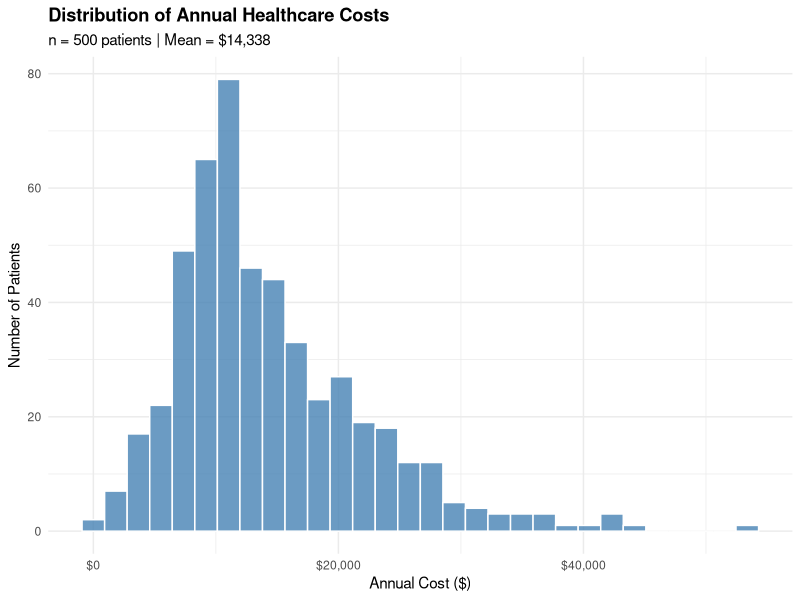
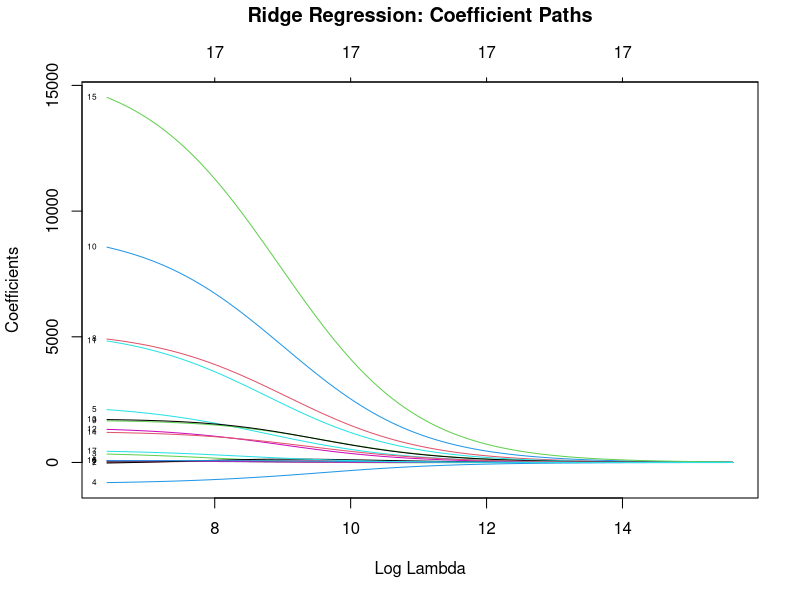
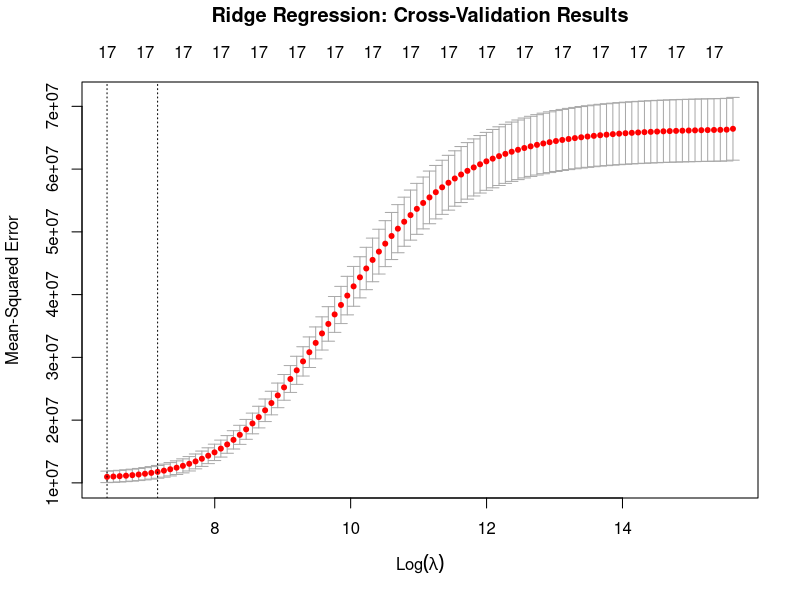
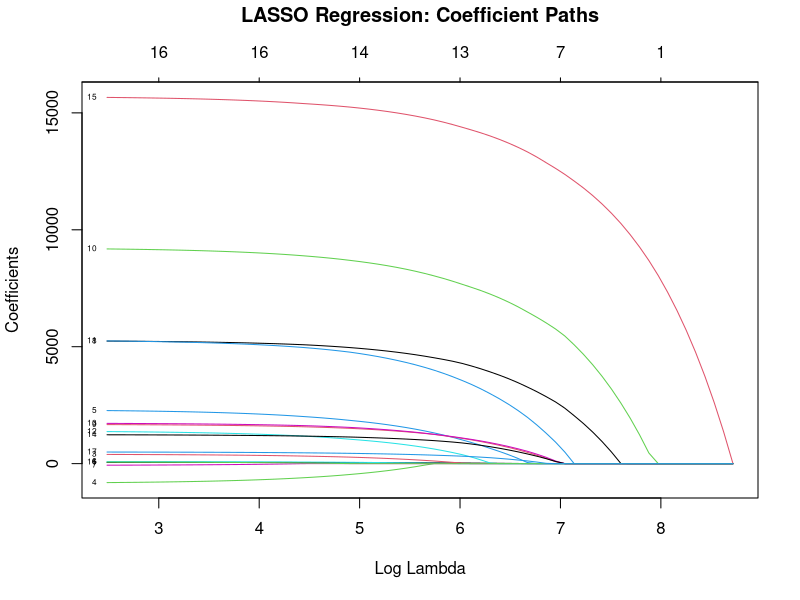
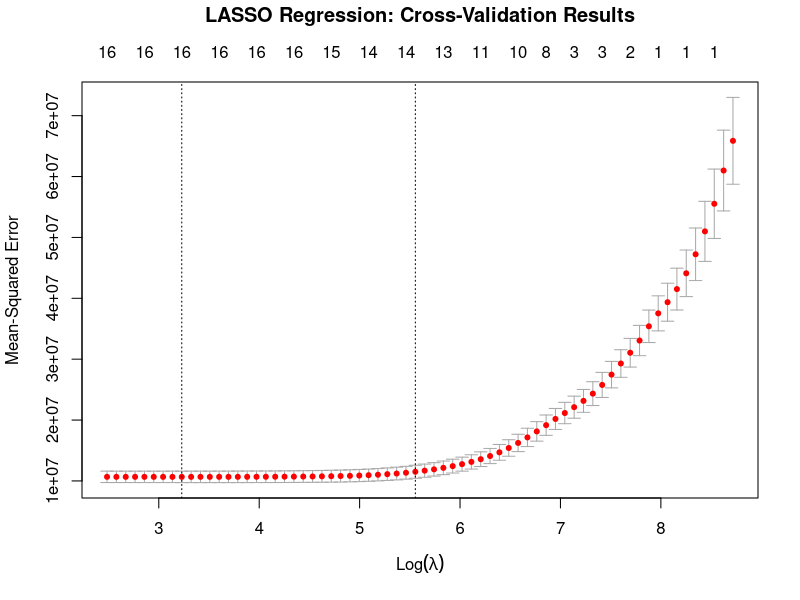
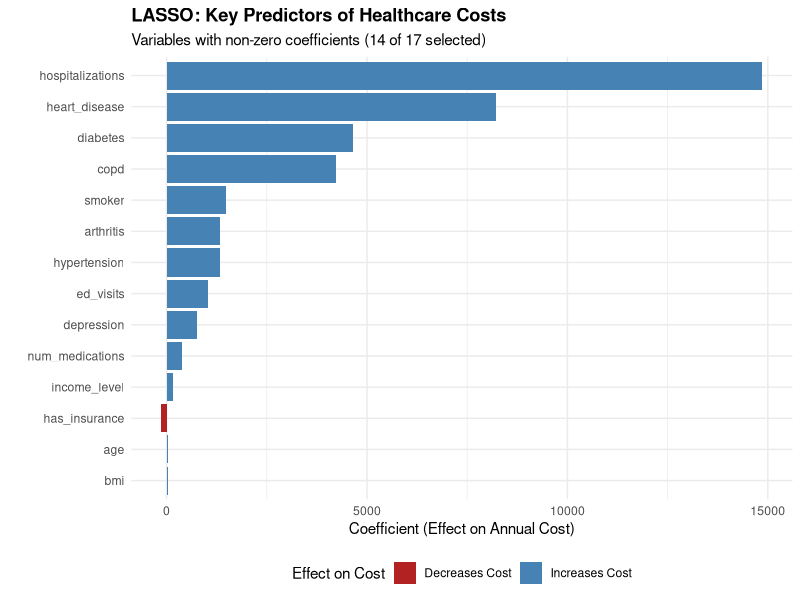
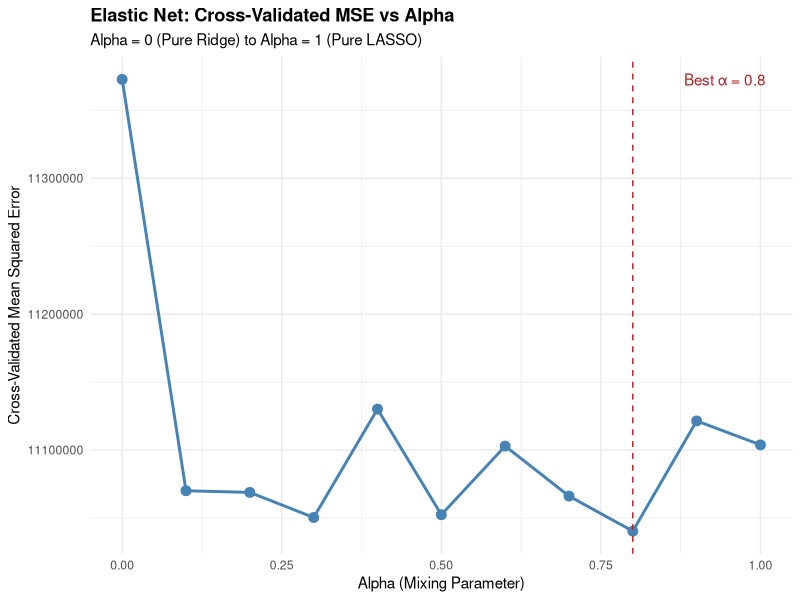
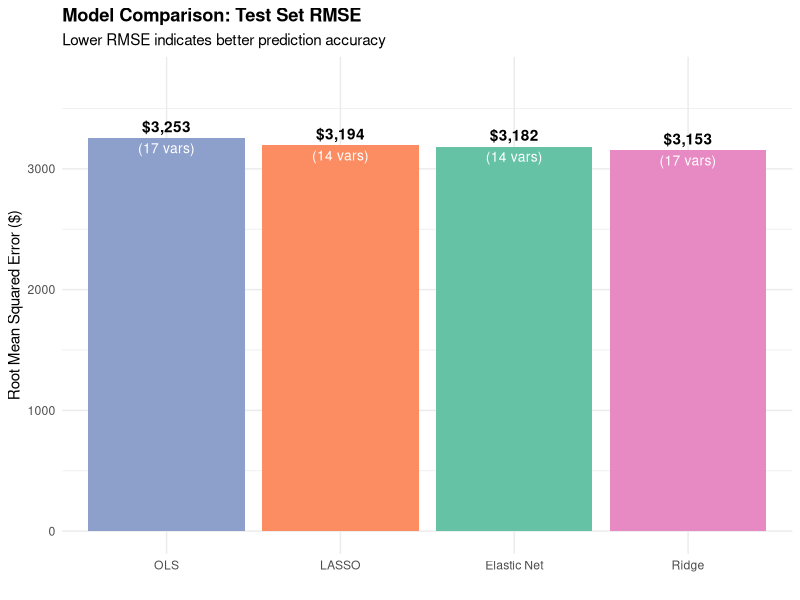

Here is the R script that generated these plots, in order:
## ---- chunk 1
#| label: setup
#| include: false

# Install required packages if needed
required_packages <- c("glmnet", "dplyr", "ggplot2", "tidyr", "caret")
new_packages <- required_packages[!(required_packages %in% installed.packages()[,"Package"])]
if(length(new_packages)) install.packages(new_packages)

# Load required packages
library(glmnet)    # Penalized regression
library(dplyr)     # Data manipulation
library(ggplot2)   # Visualization
library(tidyr)     # Data reshaping
library(caret)     # Model training utilities
library(gridExtra) # Multiple plots

# Set seed for reproducibility
set.seed(2026)
## ---- chunk 2
#| label: create-data
#| code-fold: true

# Number of patients in our dataset
n <- 500

# Generate patient characteristics
healthcare_data <- data.frame(
  patient_id = 1:n,

  # Demographics
  age = round(rnorm(n, mean = 55, sd = 15)),
  female = rbinom(n, 1, 0.52),

  # Socioeconomic factors
  income_level = sample(1:5, n, replace = TRUE,
                        prob = c(0.15, 0.20, 0.30, 0.20, 0.15)),
  has_insurance = rbinom(n, 1, 0.88),

  # Health behaviors
  smoker = rbinom(n, 1, 0.18),
  bmi = round(rnorm(n, mean = 28, sd = 6), 1),
  exercise_days = rpois(n, lambda = 2),

  # Chronic conditions - these will be major cost drivers
  diabetes = rbinom(n, 1, 0.12),
  hypertension = rbinom(n, 1, 0.30),
  heart_disease = rbinom(n, 1, 0.08),
  copd = rbinom(n, 1, 0.06),
  depression = rbinom(n, 1, 0.15),
  arthritis = rbinom(n, 1, 0.22),

  # Healthcare utilization from prior year
  ed_visits = rpois(n, lambda = 0.5),
  hospitalizations = rpois(n, lambda = 0.15),
  physician_visits = rpois(n, lambda = 4),
  num_medications = rpois(n, lambda = 3)
)

# Make chronic conditions more realistic by adding correlations
healthcare_data <- healthcare_data %>%
  mutate(
    diabetes = ifelse(bmi > 30 & age > 50,
                      rbinom(n(), 1, 0.25), diabetes),
    hypertension = ifelse(diabetes == 1,
                          rbinom(n(), 1, 0.65), hypertension),
    heart_disease = ifelse(diabetes == 1 & hypertension == 1 & age > 60,
                           rbinom(n(), 1, 0.30), heart_disease)
  )

# Generate the outcome variable: Annual healthcare costs
healthcare_data <- healthcare_data %>%
  mutate(
    annual_cost =
      # Base cost
      2000 +
      # Demographics
      age * 50 +
      (1 - has_insurance) * 1500 +
      # Health behaviors
      smoker * 2000 +
      pmax(bmi - 25, 0) * 100 +
      # Chronic conditions
      diabetes * 5000 +
      hypertension * 2000 +
      heart_disease * 8000 +
      copd * 6000 +
      depression * 1500 +
      arthritis * 1000 +
      # Prior utilization
      ed_visits * 1500 +
      hospitalizations * 15000 +
      physician_visits * 200 +
      num_medications * 500 +
      # Random noise
      rnorm(n(), 0, 3000)
  ) %>%
  mutate(annual_cost = pmax(annual_cost, 500))

# Display first few rows
head(healthcare_data)
## ---- chunk 3
#| label: data-summary

# Summary statistics
summary(healthcare_data$annual_cost)

# Visualize distribution
ggplot(healthcare_data, aes(x = annual_cost)) +
  geom_histogram(bins = 30, fill = "steelblue", color = "white", alpha = 0.8) +
  scale_x_continuous(labels = scales::dollar_format()) +
  labs(
    title = "Distribution of Annual Healthcare Costs",
    subtitle = paste0("n = ", n, " patients | Mean = $",
                      format(round(mean(healthcare_data$annual_cost)), big.mark = ",")),
    x = "Annual Cost ($)",
    y = "Number of Patients"
  ) +
  theme_minimal() +
  theme(plot.title = element_text(face = "bold"))
## ---- chunk 4
#| label: data-prep

# Split into training (70%) and test (30%) sets
train_index <- sample(1:n, size = 0.7 * n)
train_data <- healthcare_data[train_index, ] # Training Dataset
test_data <- healthcare_data[-train_index, ] # Test Dataset

# Define predictor variables
predictor_vars <- setdiff(names(healthcare_data), c("patient_id", "annual_cost"))

# Create matrix format required by glmnet
x_train <- as.matrix(train_data[, predictor_vars])
y_train <- train_data$annual_cost

x_test <- as.matrix(test_data[, predictor_vars])
y_test <- test_data$annual_cost
## ---- chunk 5
#| label: ols-model

# Fit OLS model
ols_model <- lm(annual_cost ~ ., data = train_data[, c(predictor_vars, "annual_cost")])

# View summary
summary(ols_model)
## ---- chunk 6
#| label: ols-performance

# Make predictions
ols_pred <- predict(ols_model, newdata = test_data)

# Calculate performance metrics
ols_mse <- mean((y_test - ols_pred)^2)
ols_rmse <- sqrt(ols_mse)
## ---- chunk 7
#| label: ridge-fit

# Fit Ridge regression (alpha = 0)
ridge_model <- glmnet(
  x = x_train,
  y = y_train,
  alpha = 0
)
## ---- chunk 8
#| label: ridge-paths
#| fig-width: 10
#| fig-height: 6

# Plot coefficient paths
plot(ridge_model, xvar = "lambda", label = TRUE)
title("Ridge Regression: Coefficient Paths", line = 3)
## ---- chunk 9
#| label: ridge-cv

# Perform 10-fold cross-validation
ridge_cv <- cv.glmnet(
  x = x_train,
  y = y_train,
  alpha = 0,
  nfolds = 10 # how many folds will be used
)

# Plot CV results
plot(ridge_cv)
title("Ridge Regression: Cross-Validation Results", line = 3)
## ---- chunk 10
#| label: ridge-coef

# Extract coefficients at lambda.1se
ridge_coef <- coef(ridge_cv, s = "lambda.1se")
ridge_coef

# All coefficients are non-zero
n_nonzero_ridge <- sum(ridge_coef[-1] != 0)
n_nonzero_ridge
## ---- chunk 11
#| label: ridge-performance

# Make predictions
ridge_pred <- predict(ridge_cv, s = "lambda.1se", newx = x_test)

# Calculate metrics
ridge_mse <- mean((y_test - ridge_pred)^2)
ridge_rmse <- sqrt(ridge_mse)

# Compare to OLS
improvement <- (ols_rmse - ridge_rmse) / ols_rmse * 100
## ---- chunk 12
#| label: lasso-fit

# Fit LASSO regression (alpha = 1)
lasso_model <- glmnet(
  x = x_train,
  y = y_train,
  alpha = 1
)
## ---- chunk 13
#| label: lasso-paths
#| fig-width: 10
#| fig-height: 6

# Plot coefficient paths
plot(lasso_model, xvar = "lambda", label = TRUE)
title("LASSO Regression: Coefficient Paths", line = 3)
## ---- chunk 14
#| label: lasso-cv

# Perform cross-validation
lasso_cv <- cv.glmnet(
  x = x_train,
  y = y_train,
  alpha = 1,
  nfolds = 10
)

# Plot CV results
plot(lasso_cv)
title("LASSO Regression: Cross-Validation Results", line = 3)
## ---- chunk 15
#| label: lasso-coef

# At lambda.1se (simpler model)
lasso_coef_1se <- coef(lasso_cv, s = "lambda.1se")
lasso_coef_1se

# Count non-zero coefficients
n_nonzero_1se <- sum(lasso_coef_1se[-1] != 0)
n_nonzero_1se
## ---- chunk 16
#| label: lasso-important
#| fig-width: 8
#| fig-height: 6

# Extract non-zero coefficients
lasso_coef_df <- data.frame(
  variable = rownames(lasso_coef_1se),
  coefficient = as.vector(lasso_coef_1se)
) %>%
  filter(variable != "(Intercept)", coefficient != 0) %>%
  arrange(desc(abs(coefficient)))

# Display
lasso_coef_df

# Visualize
ggplot(lasso_coef_df, aes(x = reorder(variable, abs(coefficient)),
                          y = coefficient,
                          fill = coefficient > 0)) +
  geom_col() +
  coord_flip() +
  scale_fill_manual(
    values = c("firebrick", "steelblue"),
    labels = c("Decreases Cost", "Increases Cost"),
    name = "Effect on Cost"
  ) +
  labs(
    title = "LASSO: Key Predictors of Healthcare Costs",
    subtitle = paste0("Variables with non-zero coefficients (", length(rownames(lasso_coef_df)),
                      " of ", length(predictor_vars), " selected)"),
    x = "",
    y = "Coefficient (Effect on Annual Cost)"
  ) +
  theme_minimal() +
  theme(
    plot.title = element_text(face = "bold"),
    legend.position = "bottom"
  )
## ---- chunk 17
#| label: lasso-performance

# Make predictions
lasso_pred <- predict(lasso_cv, s = "lambda.1se", newx = x_test)

# Calculate metrics
lasso_mse <- mean((y_test - lasso_pred)^2)
lasso_rmse <- sqrt(lasso_mse)

# Compare to OLS
improvement_lasso <- (ols_rmse - lasso_rmse) / ols_rmse * 100
## ---- chunk 18
#| label: elastic-net-tuning

# Define grid of alpha values
alpha_grid <- seq(0, 1, by = 0.1)

# Store results
elastic_results <- data.frame(
  alpha = alpha_grid,
  lambda_1se = NA,
  mse_1se = NA,
  n_features = NA
)

# Use consistent CV folds (10)
fold_id <- sample(1:10, size = length(y_train), replace = TRUE) 

# Test each alpha value
for (i in seq_along(alpha_grid)) {
  cv_fit <- cv.glmnet(
    x = x_train,
    y = y_train,
    alpha = alpha_grid[i],
    foldid = fold_id # instead of nfolds, we use foldid approach to have the same data in each fold 
  )

  elastic_results$lambda_1se[i] <- cv_fit$lambda.1se
  # Get MSE at lambda.1se
  idx_1se <- which(cv_fit$lambda == cv_fit$lambda.1se)
  elastic_results$mse_1se[i] <- cv_fit$cvm[idx_1se]

  coef_temp <- coef(cv_fit, s = "lambda.1se")
  elastic_results$n_features[i] <- sum(coef_temp != 0) - 1
}

# Display results
elastic_results

# Find best alpha
best_alpha <- elastic_results$alpha[which.min(elastic_results$mse_1se)]
best_alpha
## ---- chunk 19
#| label: elastic-net-viz
#| fig-width: 8
#| fig-height: 5
#| echo: false

# Plot MSE vs Alpha
ggplot(elastic_results, aes(x = alpha, y = mse_1se)) +
  geom_line(color = "steelblue", linewidth = 1) +
  geom_point(color = "steelblue", size = 3) +
  geom_vline(xintercept = best_alpha, linetype = "dashed", color = "firebrick") +
  annotate("text", x = best_alpha + 0.08, y = max(elastic_results$mse_1se),
           label = paste("Best α =", best_alpha), hjust = 0, color = "firebrick") +
  labs(
    title = "Elastic Net: Cross-Validated MSE vs Alpha",
    subtitle = "Alpha = 0 (Pure Ridge) to Alpha = 1 (Pure LASSO)",
    x = "Alpha (Mixing Parameter)",
    y = "Cross-Validated Mean Squared Error"
  ) +
  theme_minimal() +
  theme(plot.title = element_text(face = "bold"))
## ---- chunk 20
#| label: elastic-net-final

# Fit with best alpha
elastic_cv <- cv.glmnet(
  x = x_train,
  y = y_train,
  alpha = best_alpha,
  nfolds = 10
)

# Extract coefficients
elastic_coef <- coef(elastic_cv, s = "lambda.1se")
n_features_elastic <- sum(elastic_coef != 0) - 1

# Make predictions
elastic_pred <- predict(elastic_cv, s = "lambda.1se", newx = x_test)

# Calculate metrics
elastic_mse <- mean((y_test - elastic_pred)^2)
elastic_rmse <- sqrt(elastic_mse)
elastic_rmse

# Compare to OLS
improvement_elastic <- (ols_rmse - elastic_rmse) / ols_rmse * 100
improvement_elastic
## ---- chunk 21
#| label: model-comparison

# Create comparison table
comparison <- data.frame(
  Model = c("OLS", "Ridge", "LASSO", "Elastic Net"),
  RMSE = round(c(ols_rmse, ridge_rmse, lasso_rmse, elastic_rmse), 2),
  MSE = round(c(ols_mse, ridge_mse, lasso_mse, elastic_mse), 0),
  Features = c(length(predictor_vars),
               length(predictor_vars),
               length(rownames(lasso_coef_df)),
               n_features_elastic)
)

# Calculate improvement over OLS
comparison$Improvement = paste0(
  round((1 - comparison$RMSE / ols_rmse) * 100, 2), "%"
)

# Display
comparison
## ---- chunk 22
#| label: model-comparison-plot
#| fig-width: 10
#| fig-height: 5
#| echo: false

# Visualize performance
comparison %>%
  ggplot(aes(x = reorder(Model, -RMSE), y = RMSE, fill = Model)) +
  geom_col() +
  geom_text(aes(label = paste0("$", format(round(RMSE), big.mark = ","))),
            vjust = -0.5, fontface = "bold") +
  geom_text(aes(label = paste0("(", Features, " vars)")),
            vjust = 1.5, color = "white", size = 3.5) +
  scale_fill_brewer(palette = "Set2") +
  labs(
    title = "Model Comparison: Test Set RMSE",
    subtitle = "Lower RMSE indicates better prediction accuracy",
    x = "",
    y = "Root Mean Squared Error ($)"
  ) +
  theme_minimal() +
  theme(
    legend.position = "none",
    plot.title = element_text(face = "bold")
  ) +
  coord_cartesian(ylim = c(0, max(comparison$RMSE) * 1.15))
## ---- chunk 23
#| label: coef-comparison
#| fig-width: 12
#| fig-height: 8

# Extract all coefficients
coef_comparison <- data.frame(
  variable = rownames(ridge_coef),
  OLS = c(coef(ols_model)),
  Ridge = as.vector(ridge_coef),
  LASSO = as.vector(lasso_coef_1se),
  ElasticNet = as.vector(elastic_coef)
) %>%
  filter(variable != "(Intercept)") %>%
  pivot_longer(
    cols = -variable,
    names_to = "Model",
    values_to = "Coefficient"
  )

# Plot
ggplot(coef_comparison, aes(x = variable, y = Coefficient, fill = Model)) +
  geom_col(position = "dodge") +
  coord_flip() +
  scale_fill_brewer(palette = "Set1") +
  labs(
    title = "Coefficient Comparison Across Models",
    subtitle = "Note how LASSO zeros out less important variables while others keep all",
    x = "",
    y = "Coefficient Value"
  ) +
  theme_minimal() +
  theme(
    legend.position = "bottom",
    plot.title = element_text(face = "bold")
  )
